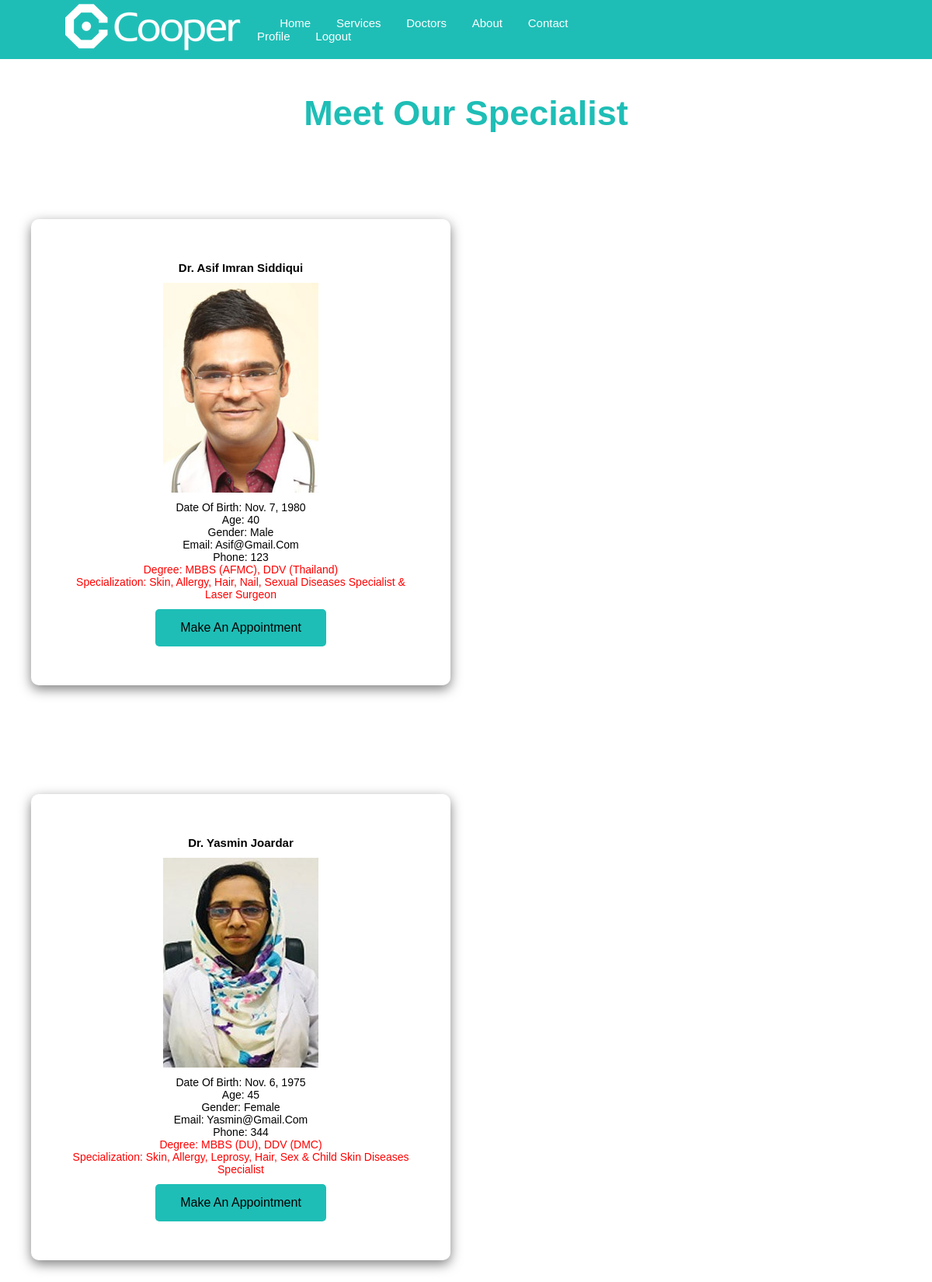
Page /hospital/get_doctor/skin/ (signed in) on the committed database.
### hospital/models.py (models this page shows, shortened)
class Person(User):
    name = models.CharField(max_length=100)
    dob = models.DateField()
    age = models.IntegerField()
    gen = models.CharField(max_length=6)
    phn = models.IntegerField()
    is_doctor = models.BooleanField(default=False)

class Doctor(Person):
    image = models.ImageField(default='static/images/ai.jpg', upload_to='static/images/doctor_images')
    degree = models.CharField(max_length=100)
    specialization = models.CharField(max_length=100)
    keyword = models.CharField(max_length=100)
    days_available = models.CharField(max_length=100, null=True)
    start_time = models.TimeField(null=True)
    end_time = models.TimeField(null=True)
    class Meta:
        verbose_name_plural = "Doctors"

class Person(User):
    name = models.CharField(max_length=100)
    dob = models.DateField()
    age = models.IntegerField()
    gen = models.CharField(max_length=6)
    phn = models.IntegerField()
    is_doctor = models.BooleanField(default=False)

### hospital/views.py (the view)
# urls.py: path('get_doctor/<str:keyword>/', views.get_doctor, name='get_doctor'),
def get_doctor(request,keyword):
    doctors = Doctor.objects.filter(keyword=keyword)
    return render(request, 'hospital/doctors_info.html', {'doctors': doctors})

### templates/hospital/doctors_info.html (shortened to what this page needs)
{% load socialaccount %}
{% load static %}
<!DOCTYPE html>
<html lang="en">
<head>
    <link rel="stylesheet" href="https://cdnjs.cloudflare.com/ajax/libs/font-awesome/6.0.0-beta2/css/all.min.css"
 />
    <link rel="stylesheet" href="{% static 'css/doctor_info.css' %}">
</head>
<header>
    <div class="logo"><img src="\static\images\logo.png" alt=""></div>
    <nav class="navbar">
        <a href="{% url 'get_homepage' %}">&nbsp; &nbsp;&nbsp; &nbsp; Home</a>
        <a href="#services">Services</a>
        <a href="{% url 'doctor_list' %}">Doctors</a>
        <a href="{% url 'about' %}">About</a>
        <a href="{% url 'contact' %}"">Contact  &nbsp; &nbsp; &nbsp; &nbsp; &nbsp; &nbsp; &nbsp; &nbsp; &nbsp; &nbsp; &nbsp; &nbsp; &nbsp; &nbsp; &nbsp; &nbsp; &nbsp; &nbsp; &nbsp; &nbsp; &nbsp; &nbsp; &nbsp; &nbsp; &nbsp; &nbsp; &nbsp; &nbsp; &nbsp; &nbsp; &nbsp; &nbsp; &nbsp; &nbsp; &nbsp; &nbsp; &nbsp;
        &nbsp;</a>
        {% if user.is_authenticated %}
        <a href=" {% url 'get_person' %}">Profile</a>
        <a href="{% url 'logout' %}">Logout</a>
        {% else %}
        <a href="{% url 'login' %}">Login</a>
        <a href="{% url 'add_person' %}">Signup</a>
        {% endif %}
    </nav>
</header>
<body>
    <div class="slide-container">
        <h1 class="slide-text">Meet Our Specialist</h1>
    </div>
    {% for doctor in doctors %}
    <div class="container {% if forloop.counter <= 2 %}special-margin{% endif %}">
            <h2>{{ doctor.name }}</h2>
            <br>
            <img src="{{ doctor.image.url }}" alt="{{ doctor.name }} Image" width="200">
            <br>
            <p>Date of Birth: {{ doctor.dob }}</p>
            <p>Age: {{ doctor.age }}</p>
            <p>Gender: {{ doctor.gen }}</p>
            <p>Email: {{ doctor.email }}</p>
            <p>Phone: {{ doctor.phn }}</p>
            <p style="color: red;">Degree: {{ doctor.degree }}</p>
            <p style="color: red;">Specialization: {{ doctor.specialization }}</p>
            <br>
            <a href="{% url 'get_appointment' doctor.id %}">
                <button class="button" type="button">Make an Appointment</button>
            </a>
    </div>
    {% endfor %}
</body>
</html>

### static/css/doctor_info.css (style rules this page uses)
:root { --color: #1ebeb6; --primar-color: #efbb20; --navbar-color: #2c353d; --button-color: linear-gradient(90deg, rgba(30, 190, 182, 1) 0%, rgba(0, 130, 124, 1)); --box-shadow: 0 0 10px #e7e7e7; --background: white; }
* { margin: 0; padding: 0; outline: none; box-sizing: border-box; transition: .2s; text-transform: capitalize; transition: all .2s linear; text-decoration: none; font-family: 'Montserrat', sans-serif; box-sizing: border-box; }
body { margin: 0; padding: 0; background-size: 100% 100%; background-position: center; background-repeat: no-repeat; height: 100vh; }
html { font-size: 62.5%; overflow-x: hidden; scroll-behavior: smooth; scroll-padding-top: 6rem; scroll-behavior: smooth; }
header { background-color: var(--color); width: 100%; padding: 0rem 7%; z-index: 1000; position: fixed; display: flex; justify-content: space-between; align-items: center; }
nav a { color: white; font-size: 1.5rem; margin: 0 1.5rem; text-decoration: none; }
.container { background: rgba(255, 255, 255, .2); border-radius: 10px; box-shadow: 0 5px 15px rgba(0, 0, 0, .5); color: black; width: 45%; height: 600px; margin-bottom: 40px; margin-top: 40px; text-align: center; align-items: center; position: relative; padding: 50px; float: left; margin-right: 30px; margin-left: 40px; display: flex; flex-direction: column; justify-content: flex-end; }
.container.special-margin { margin-top: 100px; }
p { font-size: 14px; }
h1 { text-align: center; padding: 120px 10px 10px; color: #1ebeb6; display: flex; flex-direction: column; font-size: 45px; }
.button { border: none; background-color: #1ebeb6; color: black; border-radius: 5px; padding: 15px 32px; text-align: center; text-decoration: none; display: inline-block; font-size: 16px; margin: 4px 2px; cursor: pointer; margin-top: auto; align-self: flex-start; margin: 0 auto; }
.slide-container { overflow: hidden; }
.slide-text { animation: slideFromRight 2s ease-in-out; }

### rows in the picture
Doctor: name "Dr. Asif Imran Siddiqui", image (picture), dob "Nov. 7, 1980", age "40", gen "Male", email "Asif@gmail.com", phn "123", degree "MBBS (AFMC), DDV (Thailand)", specialization "Skin, Allergy, Hair, Nail, Sexual Diseases Specialist & Laser Surgeon"
Doctor: name "Dr. Yasmin Joardar", image (picture), dob "Nov. 6, 1975", age "45", gen "Female", email "Yasmin@gmail.com", phn "344", degree "MBBS (DU), DDV (DMC)", specialization "Skin, Allergy, Leprosy, Hair, Sex & Child Skin Diseases Specialist"
